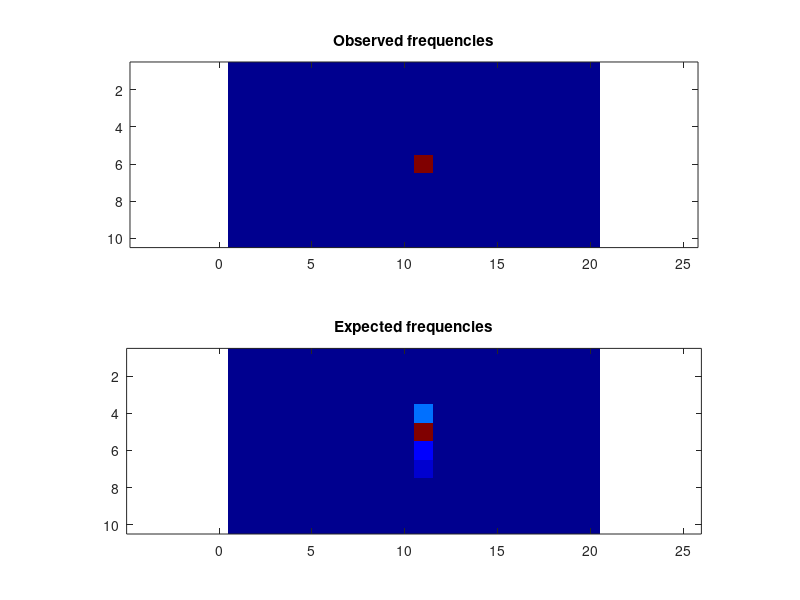

Source code (MATLAB):
obsFrequencies = [ 0, 0, 0, 0, 0, 0, 0, 0, 0, 0, 0, 0, 0, 0, 0, 0, 0, 0, 0, 0; 0, 0, 0, 0, 0, 0, 0, 0, 0, 0, 0, 0, 0, 0, 0, 0, 0, 0, 0, 0; 0, 0, 0, 0, 0, 0, 0, 0, 0, 0, 0, 0, 0, 0, 0, 0, 0, 0, 0, 0; 0, 0, 0, 0, 0, 0, 0, 0, 0, 0, 0, 0, 0, 0, 0, 0, 0, 0, 0, 0; 0, 0, 0, 0, 0, 0, 0, 0, 0, 0, 0, 0, 0, 0, 0, 0, 0, 0, 0, 0; 0, 0, 0, 0, 0, 0, 0, 0, 0, 0, 1e+06, 0, 0, 0, 0, 0, 0, 0, 0, 0; 0, 0, 0, 0, 0, 0, 0, 0, 0, 0, 0, 0, 0, 0, 0, 0, 0, 0, 0, 0; 0, 0, 0, 0, 0, 0, 0, 0, 0, 0, 0, 0, 0, 0, 0, 0, 0, 0, 0, 0; 0, 0, 0, 0, 0, 0, 0, 0, 0, 0, 0, 0, 0, 0, 0, 0, 0, 0, 0, 0; 0, 0, 0, 0, 0, 0, 0, 0, 0, 0, 0, 0, 0, 0, 0, 0, 0, 0, 0, 0 ];
expFrequencies = [ 0, 0, 0, 0, 0, 0, 4.77963e-39, 5.7021e-29, 2.29594e-16, 2.02869e-09, 1.02472e-08, 1.19726e-12, 8.0093e-24, 1.66559e-35, 0, 0, 0, 0, 0, 0; 0, 0, 0, 0, 0, 0, 0, 2.39065e-32, 2.9009e-15, 0.00965547, 0.12169, 2.31612e-09, 3.82822e-25, 0, 0, 0, 0, 0, 0, 0; 0, 0, 0, 0, 0, 0, 0, 0, 3.0453e-20, 12.2791, 507.385, 1.87958e-10, 0, 0, 0, 0, 0, 0, 0, 0; 0, 0, 0, 0, 0, 0, 0, 0, 0, 5.54355, 63683.8, 1.30038e-23, 0, 0, 0, 0, 0, 0, 0, 0; 0, 0, 0, 0, 0, 0, 0, 0, 0, 8.69055e-08, 290430, 0, 0, 0, 0, 0, 0, 0, 0, 0; 0, 0, 0, 0, 0, 0, 0, 0, 0, 17.3304, 34490.8, 3.92842e-30, 0, 0, 0, 0, 0, 0, 0, 0; 0, 0, 0, 0, 0, 0, 0, 0, 2.12876e-21, 424.12, 21506.9, 8.01083e-09, 0, 0, 0, 0, 0, 0, 0, 0; 0, 0, 0, 0, 0, 0, 0, 5.05741e-34, 9.58565e-11, 133.524, 1699.75, 9.26164e-05, 1.62586e-23, 0, 0, 0, 0, 0, 0, 0; 0, 0, 0, 0, 0, 0, 3.44466e-36, 9.35115e-21, 8.94583e-09, 0.932172, 5.98335, 0.00011277, 8.14941e-16, 1.07948e-29, 0, 0, 0, 0, 0, 0; 2.15628e-32, 2.15628e-32, 2.15628e-32, 2.15628e-32, 2.15628e-32, 2.20321e-32, 7.447e-27, 4.97434e-19, 2.72706e-10, 1.28522e-05, 4.43371e-05, 7.21524e-08, 2.32479e-15, 2.92399e-24, 4.00766e-31, 2.15628e-32, 2.15628e-32, 2.15628e-32, 2.15628e-32, 2.15628e-32 ];
colormap(jet);
clf; subplot(2,1,1);
imagesc(obsFrequencies);
title('Observed frequencies');
axis equal;
subplot(2,1,2);
imagesc(expFrequencies);
axis equal;
title('Expected frequencies');
